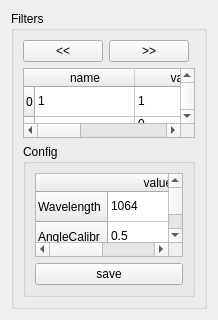
      <widget class="QWidget" name="page_2">
       <property name="geometry">
        <rect>
         <x>0</x>
         <y>0</y>
         <width>208</width>
         <height>320</height>
        </rect>
       </property>
       <property name="maximumSize">
        <size>
         <width>300</width>
         <height>16777215</height>
        </size>
       </property>
       <attribute name="label">
        <string>FILTERS</string>
       </attribute>
       <layout class="QVBoxLayout" name="verticalLayout_2">
        <item>
         <widget class="QGroupBox" name="groupBox_4">
          <property name="title">
           <string>Filters</string>
          </property>
          <layout class="QGridLayout" name="gridLayout_8">
           <item row="0" column="0" rowspan="2" colspan="2">
            <layout class="QGridLayout" name="gridLayout_7">
             <item row="1" column="0" colspan="3">
              <widget class="QTableWidget" name="filtersTab">
               <property name="sizePolicy">
                <sizepolicy hsizetype="Expanding" vsizetype="Expanding">
                 <horstretch>0</horstretch>
                 <verstretch>0</verstretch>
                </sizepolicy>
               </property>
               <property name="rowCount">
                <number>6</number>
               </property>
               <property name="columnCount">
                <number>3</number>
               </property>
               <row>
                <property name="text">
                 <string>0</string>
                </property>
               </row>
               <row>
                <property name="text">
                 <string>1</string>
                </property>
               </row>
               <row>
                <property name="text">
                 <string>2</string>
                </property>
               </row>
               <row>
                <property name="text">
                 <string>3</string>
                </property>
               </row>
               <row>
                <property name="text">
                 <string>4</string>
                </property>
               </row>
               <row>
                <property name="text">
                 <string>5</string>
                </property>
               </row>
               <column>
                <property name="text">
                 <string>name</string>
                </property>
               </column>
               <column>
                <property name="text">
                 <string>value</string>
                </property>
               </column>
               <column>
                <property name="text">
                 <string>range</string>
                </property>
               </column>
               <item row="0" column="0">
                <property name="text">
                 <string>1</string>
                </property>
               </item>
               <item row="0" column="1">
                <property name="text">
                 <string>1</string>
                </property>
               </item>
               <item row="0" column="2">
                <property name="text">
                 <string>1</string>
                </property>
               </item>
               <item row="1" column="0">
                <property name="text">
                 <string>op06</string>
                </property>
               </item>
               <item row="1" column="1">
                <property name="text">
                 <string>0.251188643150958</string>
                </property>
               </item>
               <item row="1" column="2">
                <property name="text">
                 <string>1</string>
                </property>
               </item>
               <item row="2" column="0">
                <property name="text">
                 <string>op09</string>
                </property>
               </item>
               <item row="2" column="1">
                <property name="text">
                 <string>0.12589254117941673
</string>
                </property>
               </item>
               <item row="2" column="2">
                <property name="text">
                 <string>1</string>
                </property>
               </item>
               <item row="3" column="0">
                <property name="text">
                 <string>op18</string>
                </property>
               </item>
               <item row="3" column="1">
                <property name="text">
                 <string>0.015848931924611134</string>
                </property>
               </item>
               <item row="3" column="2">
                <property name="text">
                 <string>1</string>
                </property>
               </item>
               <item row="4" column="0">
                <property name="text">
                 <string>op09,op18,op18</string>
                </property>
               </item>
               <item row="4" column="1">
                <property name="text">
                 <string>3.1622776601683795e-05</string>
                </property>
               </item>
               <item row="4" column="2">
                <property name="text">
                 <string>1</string>
                </property>
               </item>
               <item row="5" column="0">
                <property name="text">
                 <string>0</string>
                </property>
               </item>
               <item row="5" column="1">
                <property name="text">
                 <string>1e-22</string>
                </property>
               </item>
               <item row="5" column="2">
                <property name="text">
                 <string>1</string>
                </property>
               </item>
              </widget>
             </item>
             <item row="0" column="0">
              <widget class="QPushButton" name="prevFilter">
               <property name="sizePolicy">
                <sizepolicy hsizetype="Expanding" vsizetype="Minimum">
                 <horstretch>0</horstretch>
                 <verstretch>0</verstretch>
                </sizepolicy>
               </property>
               <property name="maximumSize">
                <size>
                 <width>16777215</width>
                 <height>16777215</height>
                </size>
               </property>
               <property name="text">
                <string>&lt;&lt;</string>
               </property>
              </widget>
             </item>
             <item row="0" column="1">
              <widget class="QPushButton" name="nextFilter">
               <property name="sizePolicy">
                <sizepolicy hsizetype="Expanding" vsizetype="Minimum">
                 <horstretch>0</horstretch>
                 <verstretch>0</verstretch>
                </sizepolicy>
               </property>
               <property name="maximumSize">
                <size>
                 <width>16777215</width>
                 <height>16777215</height>
                </size>
               </property>
               <property name="text">
                <string>&gt;&gt;</string>
               </property>
              </widget>
             </item>
            </layout>
           </item>
           <item row="2" column="0" colspan="2">
            <widget class="QGroupBox" name="groupBox">
             <property name="title">
              <string>Config</string>
             </property>
             <layout class="QVBoxLayout" name="verticalLayout_3">
              <item>
               <widget class="QTableWidget" name="globalConfig">
                <row>
                 <property name="text">
                  <string>Wavelength</string>
                 </property>
                </row>
                <row>
                 <property name="text">
                  <string>AngleCalibr</string>
                 </property>
                </row>
                <row>
                 <property name="text">
                  <string>Object</string>
                 </property>
                </row>
                <row>
                 <property name="text">
                  <string>Distance</string>
                 </property>
                </row>
                <row>
                 <property name="text">
                  <string/>
                 </property>
                </row>
                <row>
                 <property name="text">
                  <string/>
                 </property>
                </row>
                <row>
                 <property name="text">
                  <string/>
                 </property>
                </row>
                <row>
                 <property name="text">
                  <string/>
                 </property>
                </row>
                <row>
                 <property name="text">
                  <string/>
                 </property>
                </row>
                <row>
                 <property name="text">
                  <string/>
                 </property>
                </row>
                <row>
                 <property name="text">
                  <string/>
                 </property>
                </row>
                <row>
                 <property name="text">
                  <string/>
                 </property>
                </row>
                <row>
                 <property name="text">
                  <string/>
                 </property>
                </row>
                <row>
                 <property name="text">
                  <string/>
                 </property>
                </row>
                <row>
                 <property name="text">
                  <string/>
                 </property>
                </row>
                <row>
                 <property name="text">
                  <string/>
                 </property>
                </row>
                <row>
                 <property name="text">
                  <string/>
                 </property>
                </row>
                <row>
                 <property name="text">
                  <string/>
                 </property>
                </row>
                <row>
                 <property name="text">
                  <string/>
                 </property>
                </row>
                <row>
                 <property name="text">
                  <string/>
                 </property>
                </row>
                <row>
                 <property name="text">
                  <string/>
                 </property>
                </row>
                <row>
                 <property name="text">
                  <string/>
                 </property>
                </row>
                <row>
                 <property name="text">
                  <string/>
                 </property>
                </row>
                <column>
                 <property name="text">
                  <string>value</string>
                 </property>
                </column>
                <column>
                 <property name="text">
                  <string>comments</string>
                 </property>
                </column>
                <item row="0" column="0">
                 <property name="text">
                  <string>1064</string>
                 </property>
                </item>
                <item row="0" column="1">
                 <property name="text">
                  <string>nm</string>
                 </property>
                </item>
                <item row="1" column="0">
                 <property name="text">
                  <string>0.5</string>
                 </property>
                </item>
                <item row="3" column="0">
                 <property name="text">
                  <string>34</string>
                 </property>
                </item>
                <item row="3" column="1">
                 <property name="text">
                  <string>cm</string>
                 </property>
                </item>
               </widget>
              </item>
              <item>
               <widget class="QPushButton" name="saveConfig">
                <property name="text">
                 <string>save</string>
                </property>
               </widget>
              </item>
             </layout>
            </widget>
           </item>
          </layout>
         </widget>
        </item>
       </layout>
      </widget>
